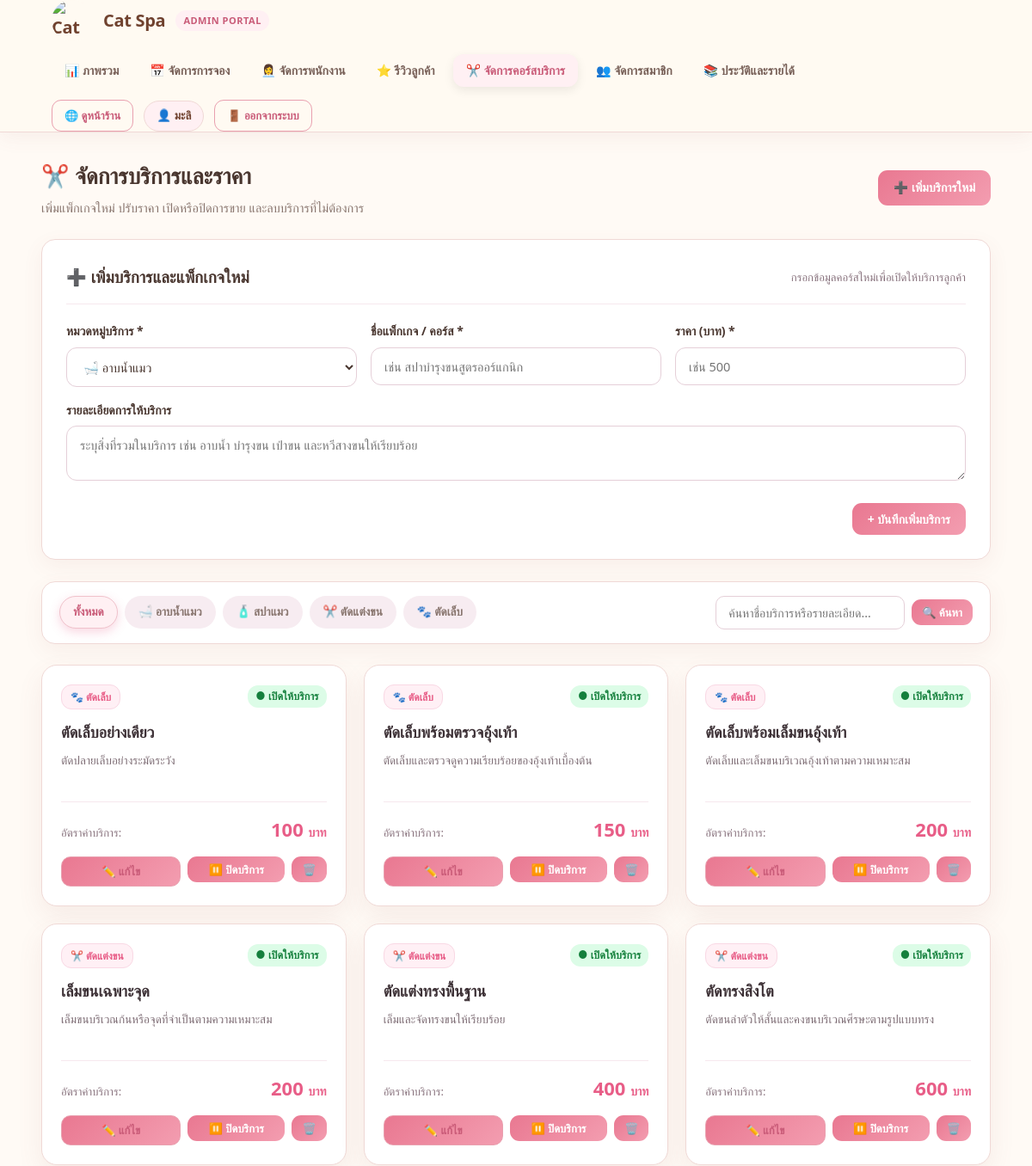
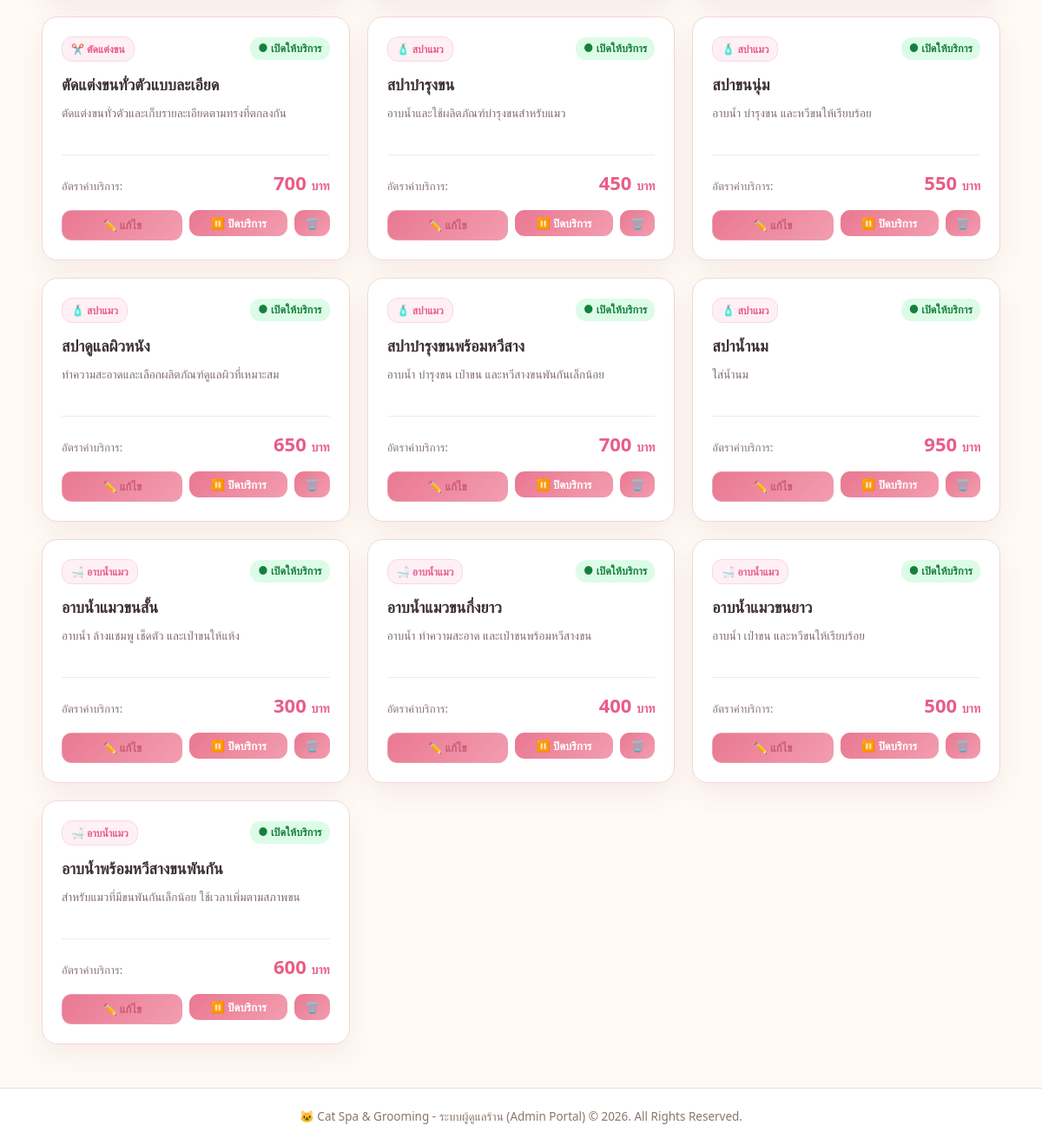
/admin/services (signed in), run on the app's committed database (2 pictures, top to bottom).
### tables this page shows
CREATE TABLE services (
            service_id INTEGER PRIMARY KEY AUTOINCREMENT,
            category TEXT NOT NULL,
            service_name TEXT NOT NULL,
            description TEXT,
            price INTEGER NOT NULL CHECK(price >= 0),
            is_active INTEGER NOT NULL DEFAULT 1,
            created_at TEXT DEFAULT CURRENT_TIMESTAMP
        );

### app.py (the view, shortened to what this page needs)
@app.route("/admin/services", methods=["GET", "POST"])
@admin_required
def admin_services():
    connection = get_db_connection()
    category_filter = request.args.get("category", "all").strip()
    keyword = request.args.get("q", "").strip()
    where_clauses = ["1=1"]
    params = []
    if category_filter and category_filter != "all":
        where_clauses.append("category = ?")
        params.append(category_filter)
    if keyword:
        where_clauses.append("(service_name LIKE ? OR description LIKE ?)")
        params.extend([f"%{keyword}%", f"%{keyword}%"])
    services = connection.execute(f"""
        SELECT * FROM services
        WHERE {' AND '.join(where_clauses)}
        ORDER BY category, price ASC

    """, params).fetchall()
    categories = ["อาบน้ำแมว", "สปาแมว", "ตัดแต่งขน", "ตัดเล็บ"]
    connection.close()
    return render_template(
        "admin_services.html",
        services=services,
        categories=categories,
        current_category=category_filter,
        keyword=keyword
    )

### app.py (called while the page is built, shortened)
def admin_required(view_function):
    @wraps(view_function)
    def wrapper(*args, **kwargs):
        if "user_id" not in session:
            return redirect(url_for("login"))
        if session.get("role") != "admin":
            flash("คุณไม่มีสิทธิ์เข้าถึงหน้านี้", "error")
            return redirect(url_for("dashboard"))
        return view_function(*args, **kwargs)
    return wrapper

@app.context_processor
def inject_notifications():
    return {
        "customer_notifications": [],
        "unread_notifications_count": 0,
        "urgent_notifications": [],
        "urgent_notifications_count": 0,
        "review_notifications": []
    }

### database.py (called while the page is built)
def get_db_connection():
    connection = sqlite3.connect(DATABASE)
    connection.row_factory = sqlite3.Row
    return connection

### templates/admin_services.html (shortened to what this page needs)
{% extends "admin_base.html" %}
{% block content %}
<div class="admin-page-header">
    <div class="page-title">
        <h1>✂️ จัดการบริการและราคา</h1>
        <p>เพิ่มแพ็กเกจใหม่ ปรับราคา เปิดหรือปิดการขาย และลบบริการที่ไม่ต้องการ</p>
    </div>
    <div class="header-actions">
        <a href="#new-service-form" class="admin-btn admin-btn-primary">
            ➕ เพิ่มบริการใหม่
        </a>
    </div>
</div>
<div class="admin-card" id="new-service-form">
    <div class="admin-card-header">
        <h2>➕ เพิ่มบริการและแพ็กเกจใหม่</h2>
        <span style="font-size: 13px; color: #88727d;">กรอกข้อมูลคอร์สใหม่เพื่อเปิดให้บริการลูกค้า</span>
    </div>
    <form method="POST" action="{{ url_for('admin_services') }}">
        <div style="display: grid; grid-template-columns: repeat(auto-fit, minmax(220px, 1fr)); gap: 16px; margin-bottom: 16px;">
            <div class="admin-form-group" style="margin-bottom: 0;">
                <label for="category">หมวดหมู่บริการ *</label>
                <select name="category" id="category" class="admin-form-control" required>
                    <option value="อาบน้ำแมว">🛁 อาบน้ำแมว</option>
                </select>
            </div>
            <div class="admin-form-group" style="margin-bottom: 0;">
                <label for="service_name">ชื่อแพ็กเกจ / คอร์ส *</label>
                <input type="text" name="service_name" id="service_name" class="admin-form-control" placeholder="เช่น สปาบำรุงขนสูตรออร์แกนิก" required>
            </div>
            <div class="admin-form-group" style="margin-bottom: 0;">
                <label for="price">ราคา (บาท) *</label>
                <input type="number" name="price" id="price" min="0" step="1" class="admin-form-control" placeholder="เช่น 500" required>
            </div>
        </div>
        <div class="admin-form-group">
            <label for="description">รายละเอียดการให้บริการ</label>
            <textarea name="description" id="description" rows="2" class="admin-form-control" placeholder="ระบุสิ่งที่รวมในบริการ เช่น อาบน้ำ บำรุงขน เป่าขน และหวีสางขนให้เรียบร้อย"></textarea>
        </div>
        <div style="display: flex; justify-content: flex-end;">
            <button type="submit" class="admin-btn admin-btn-primary">
                + บันทึกเพิ่มบริการ
            </button>
        </div>
    </form>
</div>
<div class="admin-filter-bar">
    <div class="filter-pills">
        <a href="{{ url_for('admin_services', category='all', q=keyword) }}"
           class="filter-pill {% if current_category == 'all' or not current_category %}active{% endif %}">
            ทั้งหมด
        </a>
        {% for cat in categories %}
            <a href="{{ url_for('admin_services', category=cat, q=keyword) }}"
               class="filter-pill {% if current_category == cat %}active{% endif %}">
                {% if cat == 'อาบน้ำแมว' %}🛁{% elif cat == 'สปาแมว' %}🧴{% elif cat == 'ตัดแต่งขน' %}✂️{% elif cat == 'ตัดเล็บ' %}🐾{% endif %}
                {{ cat }}
            </a>
        {% endfor %}
    </div>
    <form method="GET" action="{{ url_for('admin_services') }}" class="filter-search-form">
        <input type="text" name="q" value="{{ keyword }}" placeholder="ค้นหาชื่อบริการหรือรายละเอียด..." class="admin-input" style="width: 220px;">
        <button type="submit" class="admin-btn admin-btn-primary admin-btn-sm">
            🔍 ค้นหา
        </button>
    </form>
</div>
{% if services %}
    <div style="display: grid; grid-template-columns: repeat(auto-fill, minmax(320px, 1fr)); gap: 20px;">
        {% for s in services %}
        <div style="background: white; border: 1px solid var(--admin-border); border-radius: var(--admin-radius); padding: 22px; box-shadow: var(--admin-shadow); display: flex; flex-direction: column; justify-content: space-between; transition: transform 0.2s, box-shadow 0.2s;">
            <div>
                <div style="display: flex; justify-content: space-between; align-items: center; margin-bottom: 12px;">
                    <span style="font-size: 12px; font-weight: 700; padding: 4px 10px; border-radius: 12px; background: #fff0f5; color: #e85d87; border: 1px solid #f9d8e4;">
                        {% if s['category'] == 'อาบน้ำแมว' %}🛁{% elif s['category'] == 'สปาแมว' %}🧴{% elif s['category'] == 'ตัดแต่งขน' %}✂️{% elif s['category'] == 'ตัดเล็บ' %}🐾{% endif %}
                        {{ s['category'] }}
                    </span>
                    {% if s['is_active'] %}
                        <span style="font-size: 12.5px; font-weight: 700; color: #15803d; background: #dcfce7; padding: 3px 9px; border-radius: 12px;">
                            ● เปิดให้บริการ
                        </span>
                    {% else %}
                        <span style="font-size: 12.5px; font-weight: 700; color: #b91c1c; background: #fee2e2; padding: 3px 9px; border-radius: 12px;">
                            ○ ปิดบริการ
                        </span>
                    {% endif %}
                </div>
                <h3 style="font-size: 18px; font-weight: 800; color: #3d3136; margin-bottom: 8px;">
                    {{ s['service_name'] }}
                </h3>
                <p style="font-size: 13.5px; color: #7f6e76; line-height: 1.6; margin-bottom: 16px; min-height: 42px;">
                    {{ s['description'] or 'ไม่มีรายละเอียดเพิ่มเติม' }}
                </p>
            </div>
            <div>
                <div style="border-top: 1px solid #f6e8ee; padding-top: 14px; margin-bottom: 14px; display: flex; justify-content: space-between; align-items: baseline;">
                    <span style="font-size: 13px; color: #88727d;">อัตราค่าบริการ:</span>
                    <span style="font-size: 22px; font-weight: 800; color: #e85d87;">
                        {{ "{:,}".format(s['price']) }} <span style="font-size: 14px; font-weight: 600;">บาท</span>
                    </span>
                </div>
                <div style="display: flex; gap: 8px; flex-wrap: wrap;">
                    <a href="{{ url_for('edit_service', service_id=s['service_id']) }}" class="admin-btn admin-btn-outline-primary admin-btn-sm" style="flex: 1; justify-content: center;">
                        ✏️ แก้ไข
                    </a>
                    <form method="POST" action="{{ url_for('toggle_service', service_id=s['service_id']) }}" style="display: inline; flex: 1;">
                        <button type="submit" class="admin-btn {% if s['is_active'] %}admin-btn-warning{% else %}admin-btn-success{% endif %} admin-btn-sm" style="width: 100%; justify-content: center;">
                            {% if s['is_active'] %}⏸️ ปิดบริการ{% else %}▶️ เปิดบริการ{% endif %}
                        </button>
                    </form>
                    <form method="POST" action="{{ url_for('delete_service', service_id=s['service_id']) }}" style="display: inline;" onsubmit="return confirm('ยืนยันที่จะลบบริการ \'{{ s['service_name'] }}\' ออกจากระบบหรือไม่?')">
                        <button type="submit" class="admin-btn admin-btn-danger admin-btn-sm" title="ลบบริการ">
                            🗑️
                        </button>
                    </form>
                </div>
            </div>
        </div>
        {% endfor %}
    </div>
{% endif %}
{% endblock %}

### data on the page
services: category "ตัดเล็บ", is_active "● เปิดให้บริการ", service_name "ตัดเล็บอย่างเดียว", description "ตัดปลายเล็บอย่างระมัดระวัง", price "100"
services: category "ตัดเล็บ", is_active "● เปิดให้บริการ", service_name "ตัดเล็บพร้อมตรวจอุ้งเท้า", description "ตัดเล็บและตรวจดูความเรียบร้อยของอุ้งเท้าเบื้องต้น", price "150"
services: category "ตัดเล็บ", is_active "● เปิดให้บริการ", service_name "ตัดเล็บพร้อมเล็มขนอุ้งเท้า", description "ตัดเล็บและเล็มขนบริเวณอุ้งเท้าตามความเหมาะสม", price "200"
services: category "ตัดแต่งขน", is_active "● เปิดให้บริการ", service_name "เล็มขนเฉพาะจุด", description "เล็มขนบริเวณก้นหรือจุดที่จำเป็นตามความเหมาะสม", price "200"
services: category "ตัดแต่งขน", is_active "● เปิดให้บริการ", service_name "ตัดแต่งทรงพื้นฐาน", description "เล็มและจัดทรงขนให้เรียบร้อย", price "400"
services: category "ตัดแต่งขน", is_active "● เปิดให้บริการ", service_name "ตัดทรงสิงโต", description "ตัดขนลำตัวให้สั้นและคงขนบริเวณศีรษะตามรูปแบบทรง", price "600"
services: category "ตัดแต่งขน", is_active "● เปิดให้บริการ", service_name "ตัดแต่งขนทั่วตัวแบบละเอียด", description "ตัดแต่งขนทั่วตัวและเก็บรายละเอียดตามทรงที่ตกลงกัน", price "700"
services: category "สปาแมว", is_active "● เปิดให้บริการ", service_name "สปาบำรุงขน", description "อาบน้ำและใช้ผลิตภัณฑ์บำรุงขนสำหรับแมว", price "450"
services: category "สปาแมว", is_active "● เปิดให้บริการ", service_name "สปาขนนุ่ม", description "อาบน้ำ บำรุงขน และหวีขนให้เรียบร้อย", price "550"
services: category "สปาแมว", is_active "● เปิดให้บริการ", service_name "สปาดูแลผิวหนัง", description "ทำความสะอาดและเลือกผลิตภัณฑ์ดูแลผิวที่เหมาะสม", price "650"
services: category "สปาแมว", is_active "● เปิดให้บริการ", service_name "สปาบำรุงขนพร้อมหวีสาง", description "อาบน้ำ บำรุงขน เป่าขน และหวีสางขนพันกันเล็กน้อย", price "700"
services: category "สปาแมว", is_active "● เปิดให้บริการ", service_name "สปาน้ำนม", description "ใส่น้ำนม", price "950"
services: category "อาบน้ำแมว", is_active "● เปิดให้บริการ", service_name "อาบน้ำแมวขนสั้น", description "อาบน้ำ ล้างแชมพู เช็ดตัว และเป่าขนให้แห้ง", price "300"
services: category "อาบน้ำแมว", is_active "● เปิดให้บริการ", service_name "อาบน้ำแมวขนกึ่งยาว", description "อาบน้ำ ทำความสะอาด และเป่าขนพร้อมหวีสางขน", price "400"
services: category "อาบน้ำแมว", is_active "● เปิดให้บริการ", service_name "อาบน้ำแมวขนยาว", description "อาบน้ำ เป่าขน และหวีขนให้เรียบร้อย", price "500"
services: category "อาบน้ำแมว", is_active "● เปิดให้บริการ", service_name "อาบน้ำพร้อมหวีสางขนพันกัน", description "สำหรับแมวที่มีขนพันกันเล็กน้อย ใช้เวลาเพิ่มตามสภาพขน", price "600"

### other printed values
{{ session.get('name', 'Admin') }} "มะลิ"
{{ cat }} "อาบน้ำแมว" "สปาแมว" "ตัดแต่งขน" "ตัดเล็บ"
